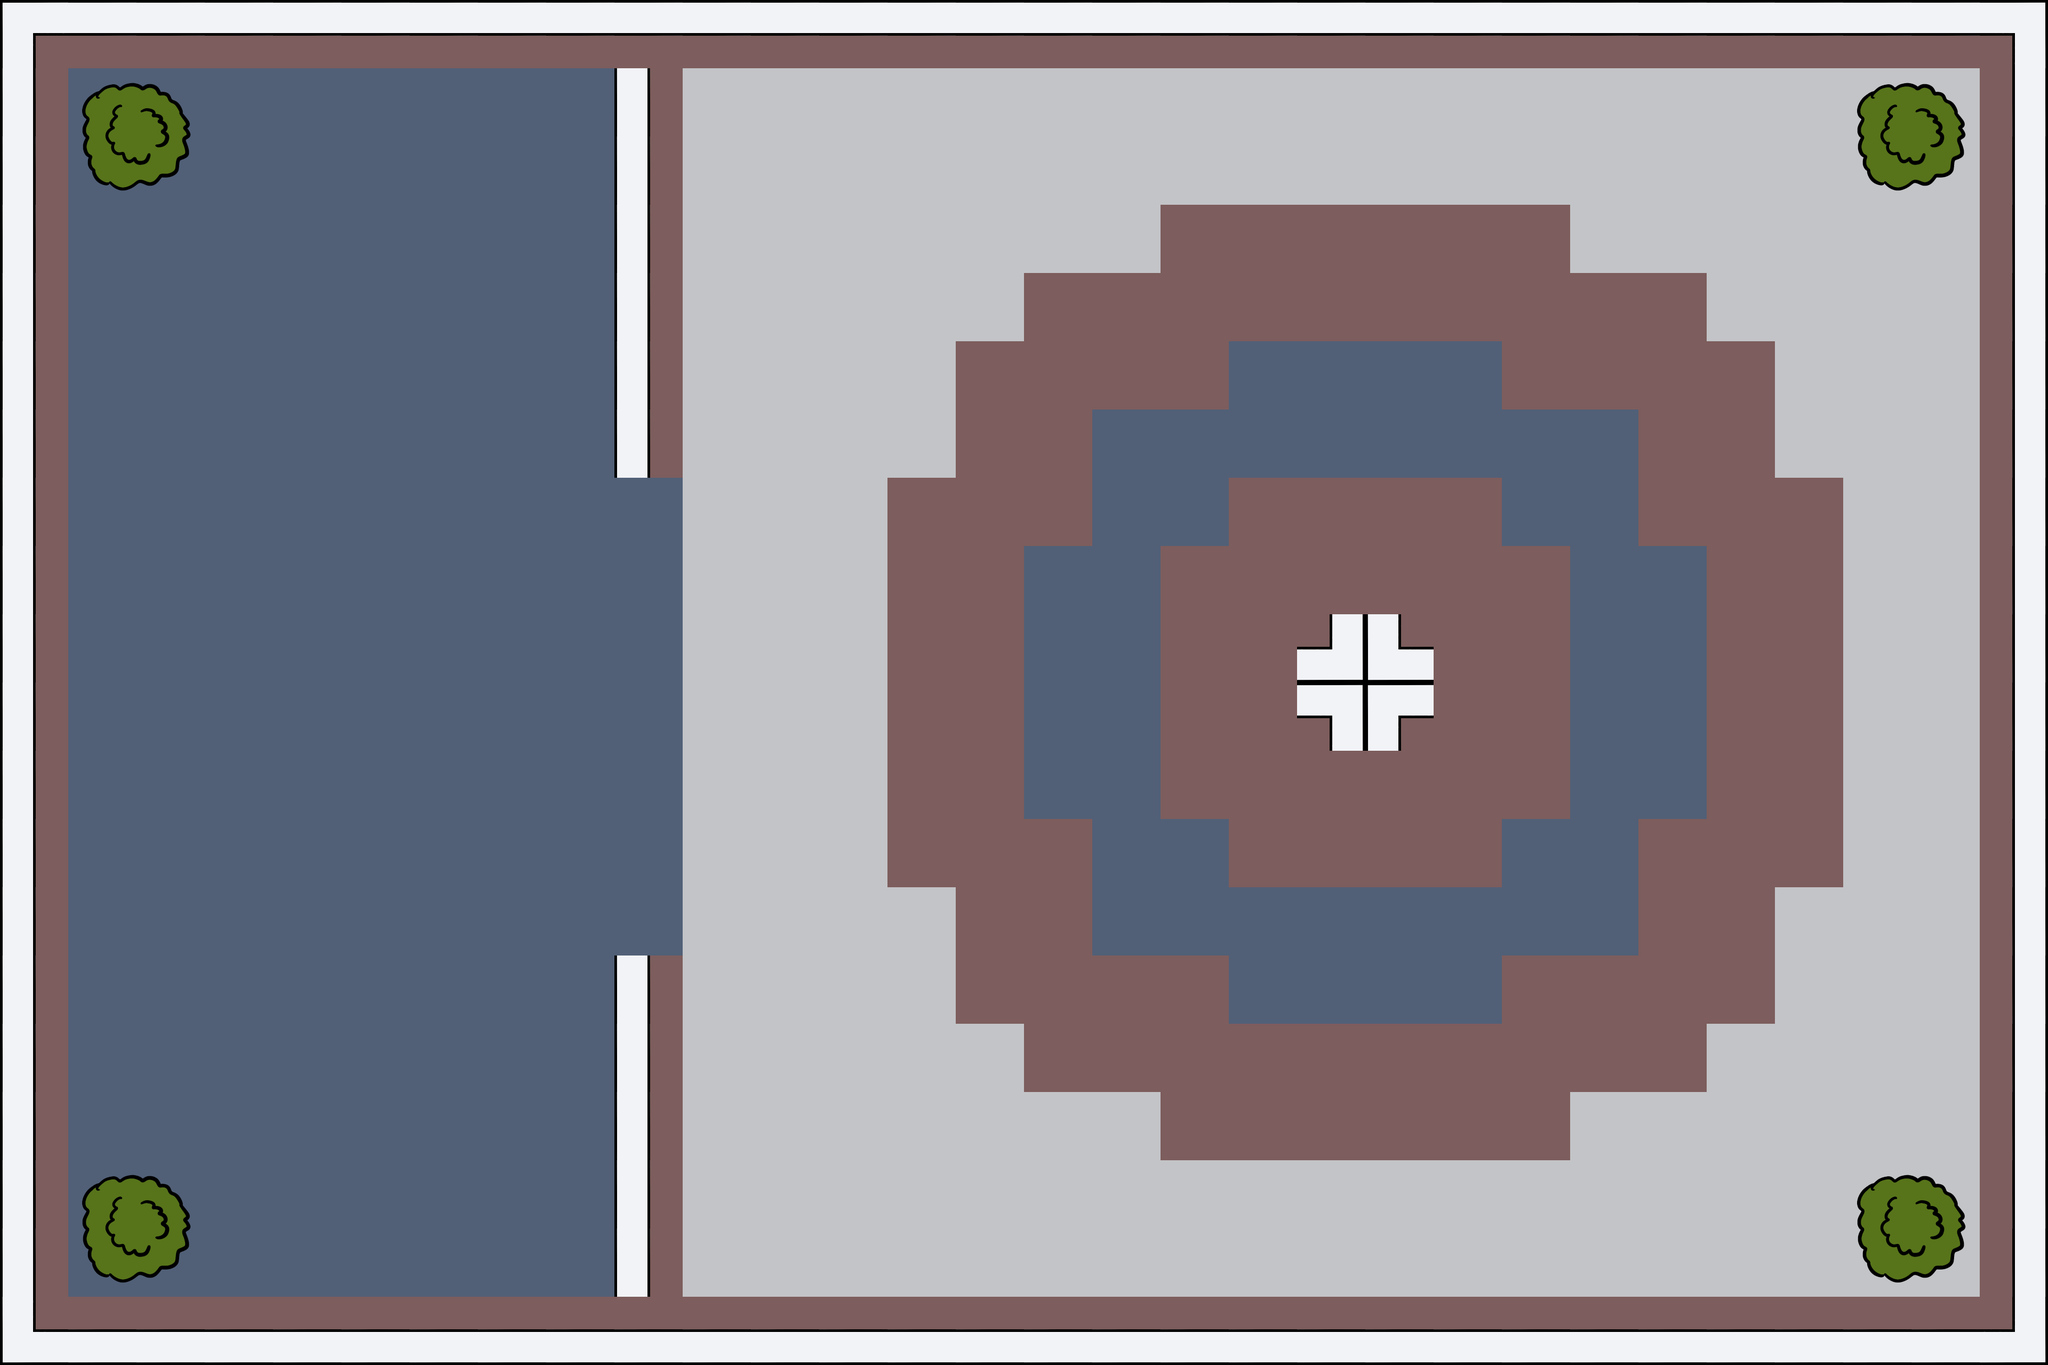

A level layout from a 2D game, rendered from its tile map. Below: a short description, then the map file with its tile-grid data intact:
An orthogonal 30x20 tile map with 128x128 px tiles, 3 tile layers (Ground, Sky, Ceiling) and 12 objects.

<map version="1.9" tiledversion="1.9.0" orientation="orthogonal" renderorder="right-down" width="30" height="20" tilewidth="128" tileheight="128" infinite="0" nextlayerid="6" nextobjectid="34">
 <editorsettings>
  <export target="Testmap.lua" format="lua" />
 </editorsettings>
 <tileset firstgid="1" name="rr" tilewidth="128" tileheight="128" tilecount="36" columns="6">
  <image source="berlintiles.png" width="768" height="768" />
 </tileset>
 <layer id="1" name="Ground" width="30" height="20">
  <data encoding="csv">
19,20,20,20,20,20,20,20,20,20,20,20,20,20,20,20,20,20,20,20,20,20,20,20,20,20,20,20,20,21,
25,16,16,16,16,16,16,16,16,25,8,8,8,8,8,8,8,8,8,8,8,8,8,8,8,8,8,8,8,27,
25,16,16,16,16,16,16,16,16,25,8,8,8,8,8,8,8,8,8,8,8,8,8,8,8,8,8,8,8,27,
25,16,16,16,16,16,16,16,16,25,8,8,8,8,8,8,8,26,26,26,26,26,26,8,8,8,8,8,8,27,
25,16,16,16,16,16,16,16,16,25,8,8,8,8,8,26,26,26,26,26,26,26,26,26,26,8,8,8,8,27,
25,16,16,16,16,16,16,16,16,25,8,8,8,8,26,26,26,26,16,16,16,16,26,26,26,26,8,8,8,27,
25,16,16,16,16,16,16,16,16,25,8,8,8,8,26,26,16,16,16,16,16,16,16,16,26,26,8,8,8,27,
25,16,16,16,16,16,16,16,16,16,8,8,8,26,26,26,16,16,26,26,26,26,16,16,26,26,26,8,8,27,
25,16,16,16,16,16,16,16,16,16,8,8,8,26,26,16,16,26,26,26,26,26,26,16,16,26,26,8,8,27,
25,16,16,16,16,16,16,16,16,16,8,8,8,26,26,16,16,26,26,33,31,26,26,16,16,26,26,8,8,27,
25,16,16,16,16,16,16,16,16,16,8,8,8,26,26,16,16,26,26,21,19,26,26,16,16,26,26,8,8,27,
25,16,16,16,16,16,16,16,16,16,8,8,8,26,26,16,16,26,26,26,26,26,26,16,16,26,26,8,8,27,
25,16,16,16,16,16,16,16,16,16,8,8,8,26,26,26,16,16,26,26,26,26,16,16,26,26,26,8,8,27,
25,16,16,16,16,16,16,16,16,16,8,8,8,8,26,26,16,16,16,16,16,16,16,16,26,26,8,8,8,27,
25,16,16,16,16,16,16,16,16,25,8,8,8,8,26,26,26,26,16,16,16,16,26,26,26,26,8,8,8,27,
25,16,16,16,16,16,16,16,16,25,8,8,8,8,8,26,26,26,26,26,26,26,26,26,26,8,8,8,8,27,
25,16,16,16,16,16,16,16,16,25,8,8,8,8,8,8,8,26,26,26,26,26,26,8,8,8,8,8,8,27,
25,16,16,16,16,16,16,16,16,25,8,8,8,8,8,8,8,8,8,8,8,8,8,8,8,8,8,8,8,27,
25,16,16,16,16,16,16,16,16,25,8,8,8,8,8,8,8,8,8,8,8,8,8,8,8,8,8,8,8,27,
31,32,32,32,32,32,32,32,32,32,32,32,32,32,32,32,32,32,32,32,32,32,32,32,32,32,32,32,32,33
</data>
 </layer>
 <objectgroup id="4" name="Structure">
  <object id="26" x="0" y="0" width="3840" height="128" />
  <object id="27" x="0" y="128" width="128" height="2304" />
  <object id="28" x="3712" y="128" width="128" height="2304" />
  <object id="29" x="0" y="2432" width="3840" height="128" />
  <object id="32" x="1152" y="128" width="128" height="768" />
  <object id="33" x="1152" y="1792" width="128" height="640" />
 </objectgroup>
 <objectgroup id="5" name="Obstacles">
  <object id="4" x="1024" y="1024" width="128" height="128" />
  <object id="5" x="1024" y="1280" width="128" height="128" />
  <object id="6" x="1024" y="1536" width="128" height="128" />
  <object id="7" x="768" y="1152" width="128" height="128" />
  <object id="8" x="768" y="1408" width="128" height="128" />
  <object id="9" x="512" y="1280" width="128" height="128" />
 </objectgroup>
 <layer id="2" name="Sky" width="30" height="20">
  <data encoding="csv">
0,0,0,0,0,0,0,0,0,0,0,0,0,0,0,0,0,0,0,0,0,0,0,0,0,0,0,0,0,0,
0,0,0,0,0,0,0,0,0,0,0,0,0,0,0,0,0,0,0,0,0,0,0,0,0,0,0,0,0,0,
0,0,0,0,0,0,0,0,0,0,0,0,0,0,0,0,0,0,0,0,0,0,0,0,0,0,0,0,0,0,
0,0,0,0,0,0,0,0,0,0,0,0,0,0,0,0,0,0,0,0,0,0,0,0,0,0,0,0,0,0,
0,0,0,0,0,0,0,0,0,0,0,0,0,0,0,0,0,0,0,0,0,0,0,0,0,0,0,0,0,0,
0,0,0,0,0,0,0,0,0,0,0,0,0,0,0,0,0,0,0,0,0,0,0,0,0,0,0,0,0,0,
0,0,0,0,0,0,0,0,0,0,0,0,0,0,0,0,0,0,0,0,0,0,0,0,0,0,0,0,0,0,
0,0,0,0,0,0,0,0,0,0,0,0,0,0,0,0,0,0,0,0,0,0,0,0,0,0,0,0,0,0,
0,0,0,0,0,0,0,0,0,0,0,0,0,0,0,0,0,0,0,0,0,0,0,0,0,0,0,0,0,0,
0,0,0,0,0,0,0,0,0,0,0,0,0,0,0,0,0,0,0,0,0,0,0,0,0,0,0,0,0,0,
0,0,0,0,0,0,0,0,0,0,0,0,0,0,0,0,0,0,0,0,0,0,0,0,0,0,0,0,0,0,
0,0,0,0,0,0,0,0,0,0,0,0,0,0,0,0,0,0,0,0,0,0,0,0,0,0,0,0,0,0,
0,0,0,0,0,0,0,0,0,0,0,0,0,0,0,0,0,0,0,0,0,0,0,0,0,0,0,0,0,0,
0,0,0,0,0,0,0,0,0,0,0,0,0,0,0,0,0,0,0,0,0,0,0,0,0,0,0,0,0,0,
0,0,0,0,0,0,0,0,0,0,0,0,0,0,0,0,0,0,0,0,0,0,0,0,0,0,0,0,0,0,
0,0,0,0,0,0,0,0,0,0,0,0,0,0,0,0,0,0,0,0,0,0,0,0,0,0,0,0,0,0,
0,0,0,0,0,0,0,0,0,0,0,0,0,0,0,0,0,0,0,0,0,0,0,0,0,0,0,0,0,0,
0,0,0,0,0,0,0,0,0,0,0,0,0,0,0,0,0,0,0,0,0,0,0,0,0,0,0,0,0,0,
0,0,0,0,0,0,0,0,0,0,0,0,0,0,0,0,0,0,0,0,0,0,0,0,0,0,0,0,0,0,
0,0,0,0,0,0,0,0,0,0,0,0,0,0,0,0,0,0,0,0,0,0,0,0,0,0,0,0,0,0
</data>
 </layer>
 <layer id="3" name="Ceiling" width="30" height="20">
  <data encoding="csv">
0,0,0,0,0,0,0,0,0,0,0,0,0,0,0,0,0,0,0,0,0,0,0,0,0,0,0,0,0,0,
0,11,12,0,0,0,0,0,0,0,0,0,0,0,0,0,0,0,0,0,0,0,0,0,0,0,0,11,12,0,
0,17,18,0,0,0,0,0,0,0,0,0,0,0,0,0,0,0,0,0,0,0,0,0,0,0,0,17,18,0,
0,0,0,0,0,0,0,0,0,0,0,0,0,0,0,0,0,0,0,0,0,0,0,0,0,0,0,0,0,0,
0,0,0,0,0,0,0,0,0,0,0,0,0,0,0,0,0,0,0,0,0,0,0,0,0,0,0,0,0,0,
0,0,0,0,0,0,0,0,0,0,0,0,0,0,0,0,0,0,0,0,0,0,0,0,0,0,0,0,0,0,
0,0,0,0,0,0,0,0,0,0,0,0,0,0,0,0,0,0,0,0,0,0,0,0,0,0,0,0,0,0,
0,0,0,0,0,0,0,0,0,0,0,0,0,0,0,0,0,0,0,0,0,0,0,0,0,0,0,0,0,0,
0,0,0,0,0,0,0,0,0,0,0,0,0,0,0,0,0,0,0,0,0,0,0,0,0,0,0,0,0,0,
0,0,0,0,0,0,0,0,0,0,0,0,0,0,0,0,0,0,0,0,0,0,0,0,0,0,0,0,0,0,
0,0,0,0,0,0,0,0,0,0,0,0,0,0,0,0,0,0,0,0,0,0,0,0,0,0,0,0,0,0,
0,0,0,0,0,0,0,0,0,0,0,0,0,0,0,0,0,0,0,0,0,0,0,0,0,0,0,0,0,0,
0,0,0,0,0,0,0,0,0,0,0,0,0,0,0,0,0,0,0,0,0,0,0,0,0,0,0,0,0,0,
0,0,0,0,0,0,0,0,0,0,0,0,0,0,0,0,0,0,0,0,0,0,0,0,0,0,0,0,0,0,
0,0,0,0,0,0,0,0,0,0,0,0,0,0,0,0,0,0,0,0,0,0,0,0,0,0,0,0,0,0,
0,0,0,0,0,0,0,0,0,0,0,0,0,0,0,0,0,0,0,0,0,0,0,0,0,0,0,0,0,0,
0,0,0,0,0,0,0,0,0,0,0,0,0,0,0,0,0,0,0,0,0,0,0,0,0,0,0,0,0,0,
0,11,12,0,0,0,0,0,0,0,0,0,0,0,0,0,0,0,0,0,0,0,0,0,0,0,0,11,12,0,
0,17,18,0,0,0,0,0,0,0,0,0,0,0,0,0,0,0,0,0,0,0,0,0,0,0,0,17,18,0,
0,0,0,0,0,0,0,0,0,0,0,0,0,0,0,0,0,0,0,0,0,0,0,0,0,0,0,0,0,0
</data>
 </layer>
</map>
